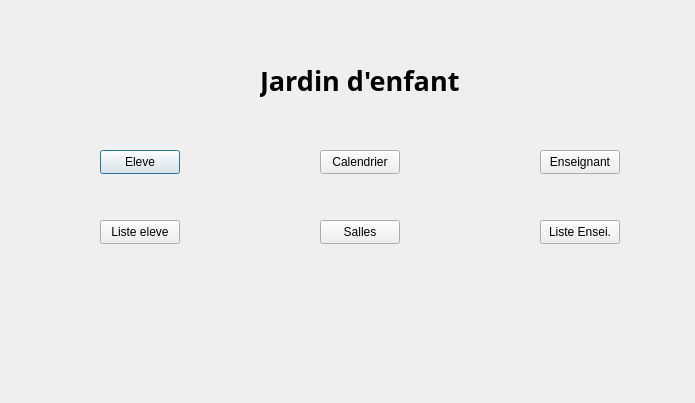
<?xml version="1.0" encoding="UTF-8"?>
<ui version="4.0">
 <class>home</class>
 <widget class="QDialog" name="home">
  <property name="geometry">
   <rect>
    <x>0</x>
    <y>0</y>
    <width>695</width>
    <height>403</height>
   </rect>
  </property>
  <property name="windowTitle">
   <string>Dialog</string>
  </property>
  <widget class="QPushButton" name="eleve">
   <property name="geometry">
    <rect>
     <x>100</x>
     <y>150</y>
     <width>80</width>
     <height>24</height>
    </rect>
   </property>
   <property name="text">
    <string>Eleve</string>
   </property>
  </widget>
  <widget class="QPushButton" name="enseignant">
   <property name="geometry">
    <rect>
     <x>540</x>
     <y>150</y>
     <width>80</width>
     <height>24</height>
    </rect>
   </property>
   <property name="text">
    <string>Enseignant</string>
   </property>
  </widget>
  <widget class="QLabel" name="label_2">
   <property name="geometry">
    <rect>
     <x>260</x>
     <y>60</y>
     <width>231</width>
     <height>41</height>
    </rect>
   </property>
   <property name="font">
    <font>
     <family>Sitka Small</family>
     <pointsize>20</pointsize>
     <bold>true</bold>
    </font>
   </property>
   <property name="text">
    <string>Jardin d'enfant</string>
   </property>
  </widget>
  <widget class="QPushButton" name="salles">
   <property name="geometry">
    <rect>
     <x>540</x>
     <y>220</y>
     <width>80</width>
     <height>24</height>
    </rect>
   </property>
   <property name="text">
    <string>Liste Ensei.</string>
   </property>
  </widget>
  <widget class="QPushButton" name="calendrier">
   <property name="geometry">
    <rect>
     <x>100</x>
     <y>220</y>
     <width>80</width>
     <height>24</height>
    </rect>
   </property>
   <property name="text">
    <string>Liste eleve</string>
   </property>
  </widget>
  <widget class="QPushButton" name="pushButton_6">
   <property name="geometry">
    <rect>
     <x>320</x>
     <y>220</y>
     <width>80</width>
     <height>24</height>
    </rect>
   </property>
   <property name="text">
    <string>Salles</string>
   </property>
  </widget>
  <widget class="QLabel" name="label">
   <property name="geometry">
    <rect>
     <x>0</x>
     <y>0</y>
     <width>701</width>
     <height>401</height>
    </rect>
   </property>
   <property name="text">
    <string/>
   </property>
   <property name="pixmap">
    <pixmap resource="images.qrc">:/images/bachgroundd.jpg</pixmap>
   </property>
   <property name="scaledContents">
    <bool>true</bool>
   </property>
  </widget>
  <widget class="QPushButton" name="pushButton_5">
   <property name="geometry">
    <rect>
     <x>320</x>
     <y>150</y>
     <width>80</width>
     <height>24</height>
    </rect>
   </property>
   <property name="text">
    <string>Calendrier</string>
   </property>
  </widget>
  <zorder>label</zorder>
  <zorder>eleve</zorder>
  <zorder>enseignant</zorder>
  <zorder>label_2</zorder>
  <zorder>salles</zorder>
  <zorder>calendrier</zorder>
  <zorder>pushButton_6</zorder>
  <zorder>pushButton_5</zorder>
 </widget>
 <resources>
  <include location="images.qrc"/>
 </resources>
 <connections/>
</ui>
